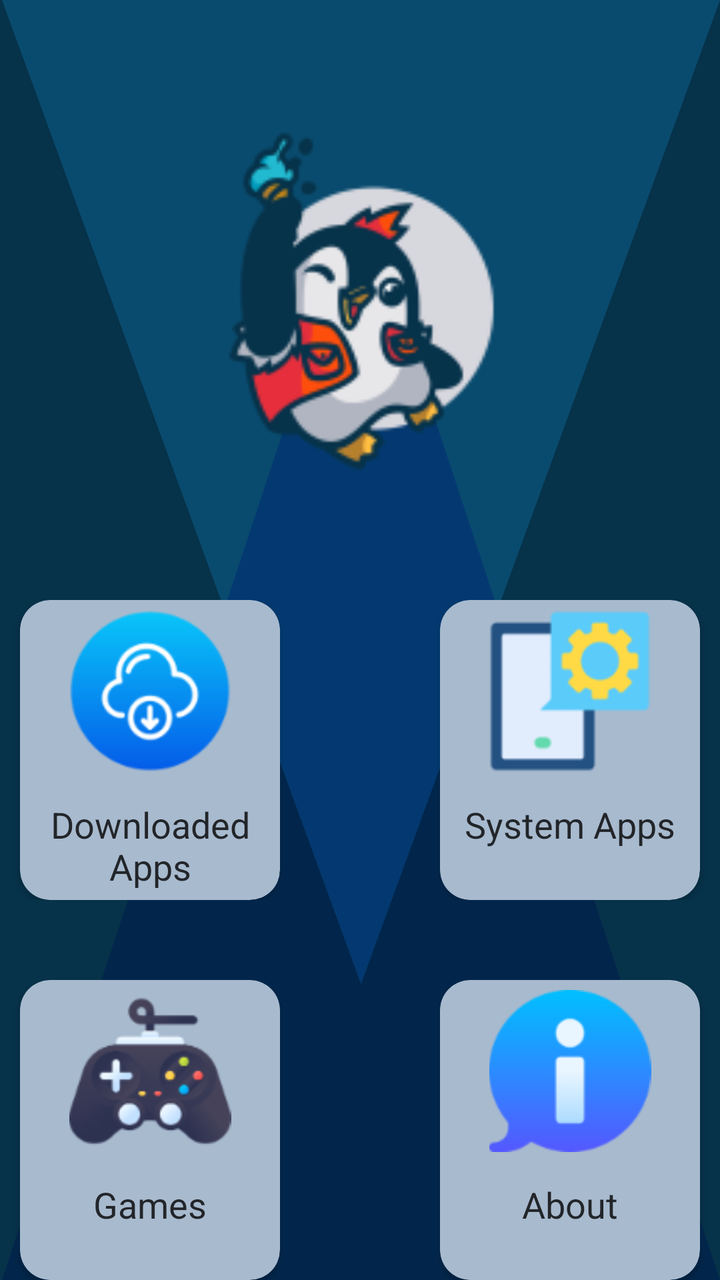
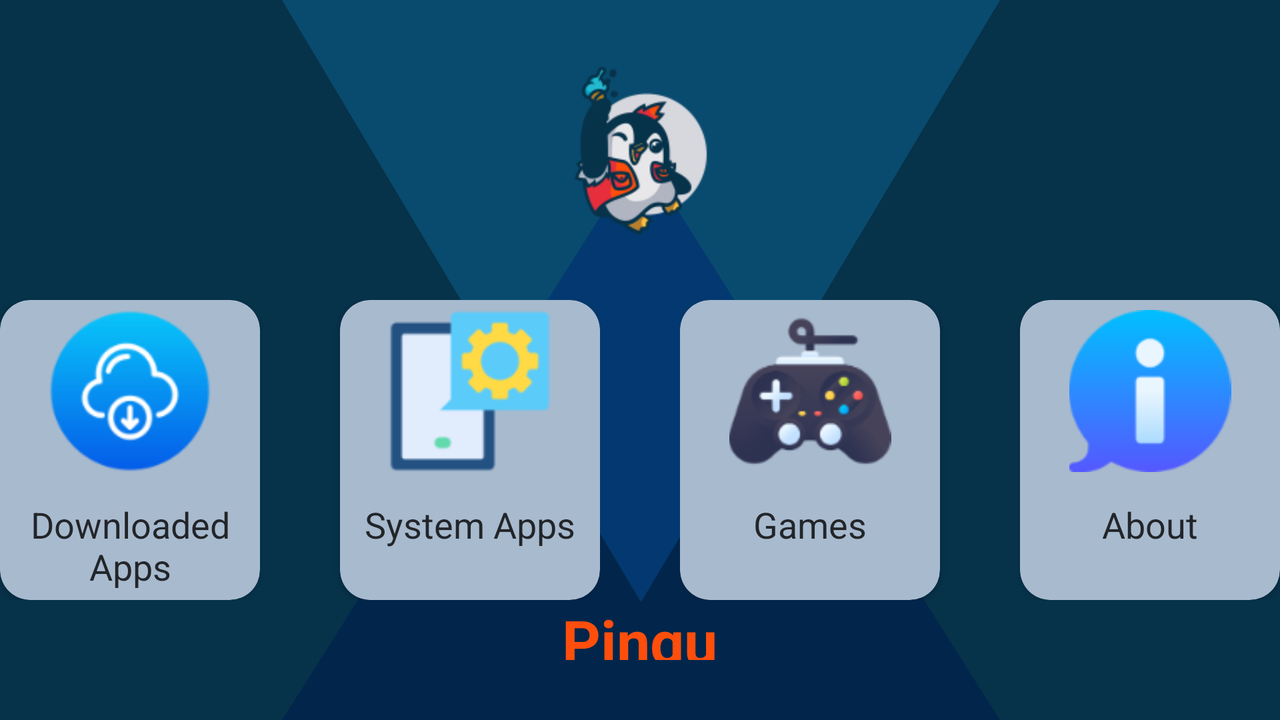

Two renders of one Android screen. The first uses the default layout on a phone; the second uses the alternative layout the repository ships for a different screen configuration, on a matching device. The two XML files are below.
<!-- AndroidManifest.xml: application theme Theme.Pingu -->
<!-- res/layout/activity_home.xml -->
<?xml version="1.0" encoding="utf-8"?>
<LinearLayout xmlns:android="http://schemas.android.com/apk/res/android"
    xmlns:app="http://schemas.android.com/apk/res-auto"
    xmlns:tools="http://schemas.android.com/tools"
    android:layout_width="match_parent"
    android:layout_height="match_parent"
    android:orientation="vertical"
    android:layout_gravity="center"
    android:background="@drawable/home_screen_bak_without_logo"
    tools:context=".HomeActivity">

       <LinearLayout
           android:layout_width="match_parent"
           android:layout_height="wrap_content"
           android:layout_gravity="top"
           android:gravity="top"
           android:orientation="vertical">

           <ImageView
               android:layout_width="match_parent"
               android:layout_height="300dp"
               android:layout_gravity="center"
               android:id="@+id/as"
               android:src="@mipmap/ic_launcher_app_icon_new_foreground">
           </ImageView>

       </LinearLayout>
    <LinearLayout
        android:layout_width="match_parent"
        android:layout_height="wrap_content"
        android:orientation="vertical"
        android:gravity="center">
        <LinearLayout
            android:layout_width="match_parent"
            android:layout_height="wrap_content"
            android:id="@+id/L1"
            android:gravity="center"
            android:layout_gravity="center"
            android:orientation="horizontal">

            <androidx.cardview.widget.CardView
                android:id="@+id/CardDownloadApps"
                android:layout_width="130dp"
                android:layout_height="150dp"
                android:layout_marginTop="0dp"
                android:layout_marginLeft="0dp"
                android:layout_marginRight="40dp"
                app:cardCornerRadius="15dp"
                app:cardBackgroundColor="#A8BACE"
                android:clickable="true"
                android:foreground="?android:attr/selectableItemBackground">

                <TextView
                    android:id="@+id/info_text1"
                    android:layout_width="match_parent"
                    android:layout_height="wrap_content"
                    android:layout_marginTop="100dp"
                    android:textAlignment="center"
                    android:textSize="18sp"
                    android:alpha="0.8"
                    android:textColor="@color/black"
                    android:text="Downloaded Apps"/>

                <ImageView
                    android:id="@+id/imageView"
                    android:layout_marginTop="5dp"
                    android:layout_width="match_parent"
                    android:layout_height="81dp"
                    app:srcCompat="@drawable/ic_download_apps" />
            </androidx.cardview.widget.CardView>

            <androidx.cardview.widget.CardView
                xmlns:card_view="http://schemas.android.com/apk/res-auto"
                android:id="@+id/CardSystemApp"
                android:layout_width="130dp"
                android:layout_height="150dp"
                android:layout_marginTop="0dp"
                android:layout_marginLeft="40dp"
                card_view:cardCornerRadius="15dp"
                app:cardBackgroundColor="#A8BACE"
                android:clickable="true"
                android:foreground="?android:attr/selectableItemBackground">

                <TextView
                    android:id="@+id/info_text2"
                    android:layout_width="match_parent"
                    android:layout_height="wrap_content"
                    android:layout_marginTop="100dp"
                    android:textSize="18sp"
                    android:alpha="0.8"
                    android:textAlignment="center"
                    android:textColor="@color/black"
                    android:text="System Apps"/>

                <ImageView
                    android:id="@+id/imageViewSysApp"
                    android:layout_marginTop="5dp"
                    android:layout_width="match_parent"
                    android:layout_height="81dp"
                    app:srcCompat="@drawable/ic_system_apps" />
            </androidx.cardview.widget.CardView>

        </LinearLayout>
        <LinearLayout
            android:layout_width="match_parent"
            android:layout_height="wrap_content"
            android:id="@+id/L2"
            android:gravity="center"
            android:layout_marginTop="40dp"
            android:orientation="horizontal">
            <androidx.cardview.widget.CardView
                xmlns:card_view="http://schemas.android.com/apk/res-auto"
                android:id="@+id/CardGames"
                android:layout_width="130dp"
                android:layout_height="150dp"
                android:layout_marginTop="0dp"
                android:layout_marginLeft="0dp"
                android:layout_marginRight="40dp"
                card_view:cardCornerRadius="15dp"
                app:cardBackgroundColor="#A8BACE"
                android:clickable="true"
                android:foreground="?android:attr/selectableItemBackground">
                <TextView
                    android:id="@+id/info_text3"
                    android:layout_width="match_parent"
                    android:layout_height="wrap_content"
                    android:textAlignment="center"
                    android:layout_marginTop="100dp"
                    android:textSize="18sp"
                    android:alpha="0.8"
                    android:textColor="@color/black"
                    android:text="Games"/>
                <ImageView
                    android:id="@+id/imageViewGame"
                    android:layout_marginTop="5dp"
                    android:layout_width="match_parent"
                    android:layout_height="81dp"
                    app:srcCompat="@drawable/ic_console_home" />
            </androidx.cardview.widget.CardView>

            <androidx.cardview.widget.CardView
                xmlns:card_view="http://schemas.android.com/apk/res-auto"
                android:id="@+id/CardAbout"
                android:layout_width="130dp"
                android:layout_height="150dp"
                android:layout_marginTop="0dp"
                android:layout_marginLeft="40dp"
                card_view:cardCornerRadius="15dp"
                app:cardBackgroundColor="#A8BACE"
                android:clickable="true"
                android:foreground="?android:attr/selectableItemBackground">
                <TextView
                    android:id="@+id/info_text4"
                    android:layout_width="match_parent"
                    android:layout_height="wrap_content"
                    android:textAlignment="center"
                    android:layout_marginTop="100dp"
                    android:textSize="18sp"
                    android:alpha="0.8"
                    android:textColor="@color/black"
                    android:text="About"/>
                <ImageView
                    android:id="@+id/imageViewAbout"
                    android:layout_marginTop="5dp"
                    android:layout_width="match_parent"
                    android:layout_height="81dp"
                    app:srcCompat="@drawable/ic_about" />
            </androidx.cardview.widget.CardView>
        </LinearLayout>

    </LinearLayout>
      <LinearLayout
          android:layout_width="match_parent"
          android:layout_height="match_parent"
          android:layout_gravity="center"
          android:gravity="bottom"
          android:orientation="vertical">
          <TextView
              android:layout_width="wrap_content"
              android:layout_height="wrap_content"
              android:textColor="#FE4E0C"
              android:layout_marginBottom="30dp"
              android:gravity="center"
              android:textSize="40sp"
              android:textStyle="bold"
              android:fontFamily="sans-serif"
              android:layout_gravity="center_horizontal"
              android:text="@string/app_name">
          </TextView>
      </LinearLayout>

</LinearLayout>
<!-- resources referenced by this layout -->
<resources>
  <!-- drawable home_screen_bak_without_logo: png bitmap (drawable-hdpi, 29327 bytes) -->
  <!-- drawable ic_about: png bitmap (drawable-hdpi, 1920 bytes) -->
  <!-- drawable ic_console_home: png bitmap (drawable-hdpi, 3418 bytes) -->
  <!-- drawable ic_download_apps: png bitmap (drawable-hdpi, 2983 bytes) -->
  <!-- drawable ic_system_apps: png bitmap (drawable-hdpi, 1808 bytes) -->
  <!-- mipmap ic_launcher_app_icon_new_foreground: png bitmap (mipmap-hdpi, 6754 bytes) -->
  <string name="app_name">Pingu</string>
  <style name="Theme.Pingu" parent="Theme.AppCompat.Light.DarkActionBar">
          
          <item name="colorPrimary">#042436</item>
          <item name="colorPrimaryVariant">@color/purple_700</item>
          <item name="colorOnPrimary">@color/white</item>
          
          <item name="colorSecondary">@color/teal_200</item>
          <item name="colorSecondaryVariant">@color/teal_700</item>
          <item name="colorOnSecondary">@color/black</item>
          
          <item name="android:statusBarColor" tools:targetApi="l">?attr/colorPrimaryVariant</item>
          
  
      </style>
</resources>
<!-- res/layout-land/activity_home.xml (the author's variant of the layout above) -->
<!-- drawn on the phone turned sideways -->
<?xml version="1.0" encoding="utf-8"?>
<LinearLayout xmlns:android="http://schemas.android.com/apk/res/android"
    xmlns:app="http://schemas.android.com/apk/res-auto"
    xmlns:tools="http://schemas.android.com/tools"
    android:layout_width="match_parent"
    android:layout_height="match_parent"
    android:orientation="vertical"
    android:layout_gravity="center"
    android:background="@drawable/home_screen_ui_bak_land"
    tools:context=".HomeActivity">

       <LinearLayout
           android:layout_width="match_parent"
           android:layout_height="wrap_content"
           android:layout_gravity="top"
           android:gravity="top"
           android:orientation="vertical">

           <ImageView
               android:layout_width="match_parent"
               android:layout_height="150dp"
               android:layout_gravity="center"
               android:id="@+id/as"
               android:src="@mipmap/ic_launcher_app_icon_new_foreground">
           </ImageView>

       </LinearLayout>
    <LinearLayout
        android:layout_width="match_parent"
        android:layout_height="wrap_content"
        android:orientation="horizontal"
        android:layout_gravity="center"
        android:gravity="center">
        <LinearLayout
            android:layout_width="wrap_content"
            android:layout_height="match_parent"
            android:id="@+id/L1"
            android:gravity="center"
            android:layout_gravity="center"
            android:orientation="horizontal">

            <androidx.cardview.widget.CardView
                android:id="@+id/CardDownloadApps"
                android:layout_width="130dp"
                android:layout_height="150dp"
                android:layout_marginTop="0dp"
                android:layout_marginLeft="0dp"
                android:layout_marginRight="40dp"
                app:cardCornerRadius="15dp"
                app:cardBackgroundColor="#A8BACE"
                android:clickable="true"
                android:foreground="?android:attr/selectableItemBackground">

                <TextView
                    android:id="@+id/info_text1"
                    android:layout_width="match_parent"
                    android:layout_height="wrap_content"
                    android:layout_marginTop="100dp"
                    android:textAlignment="center"
                    android:textSize="18sp"
                    android:alpha="0.8"
                    android:textColor="@color/black"
                    android:text="Downloaded Apps"/>

                <ImageView
                    android:id="@+id/imageView"
                    android:layout_marginTop="5dp"
                    android:layout_width="match_parent"
                    android:layout_height="81dp"
                    app:srcCompat="@drawable/ic_download_apps" />
            </androidx.cardview.widget.CardView>

            <androidx.cardview.widget.CardView
                xmlns:card_view="http://schemas.android.com/apk/res-auto"
                android:id="@+id/CardSystemApp"
                android:layout_width="130dp"
                android:layout_height="150dp"
                android:layout_marginTop="0dp"
                android:layout_marginLeft="0dp"
                card_view:cardCornerRadius="15dp"
                app:cardBackgroundColor="#A8BACE"
                android:clickable="true"
                android:foreground="?android:attr/selectableItemBackground">

                <TextView
                    android:id="@+id/info_text2"
                    android:layout_width="match_parent"
                    android:layout_height="wrap_content"
                    android:layout_marginTop="100dp"
                    android:textSize="18sp"
                    android:alpha="0.8"
                    android:textAlignment="center"
                    android:textColor="@color/black"
                    android:text="System Apps"/>

                <ImageView
                    android:id="@+id/imageViewSysApp"
                    android:layout_marginTop="5dp"
                    android:layout_width="match_parent"
                    android:layout_height="81dp"
                    app:srcCompat="@drawable/ic_system_apps" />
            </androidx.cardview.widget.CardView>

        </LinearLayout>
        <LinearLayout
            android:layout_width="wrap_content"
            android:layout_height="match_parent"
            android:id="@+id/L2"
            android:gravity="center"
            android:layout_marginTop="0dp"
            android:layout_marginLeft="40dp"
            android:orientation="horizontal">
            <androidx.cardview.widget.CardView
                xmlns:card_view="http://schemas.android.com/apk/res-auto"
                android:id="@+id/CardGames"
                android:layout_width="130dp"
                android:layout_height="150dp"
                android:layout_marginTop="0dp"
                android:layout_marginLeft="0dp"
                android:layout_marginRight="40dp"
                card_view:cardCornerRadius="15dp"
                app:cardBackgroundColor="#A8BACE"
                android:clickable="true"
                android:foreground="?android:attr/selectableItemBackground">
                <TextView
                    android:id="@+id/info_text3"
                    android:layout_width="match_parent"
                    android:layout_height="wrap_content"
                    android:textAlignment="center"
                    android:layout_marginTop="100dp"
                    android:textSize="18sp"
                    android:alpha="0.8"
                    android:textColor="@color/black"
                    android:text="Games"/>
                <ImageView
                    android:id="@+id/imageViewGame"
                    android:layout_marginTop="5dp"
                    android:layout_width="match_parent"
                    android:layout_height="81dp"
                    app:srcCompat="@drawable/ic_console_home" />
            </androidx.cardview.widget.CardView>

            <androidx.cardview.widget.CardView
                xmlns:card_view="http://schemas.android.com/apk/res-auto"
                android:id="@+id/CardAbout"
                android:layout_width="130dp"
                android:layout_height="150dp"
                android:layout_marginTop="0dp"
                android:layout_marginLeft="0dp"
                card_view:cardCornerRadius="15dp"
                app:cardBackgroundColor="#A8BACE"
                android:clickable="true"
                android:foreground="?android:attr/selectableItemBackground">
                <TextView
                    android:id="@+id/info_text4"
                    android:layout_width="match_parent"
                    android:layout_height="wrap_content"
                    android:textAlignment="center"
                    android:layout_marginTop="100dp"
                    android:textSize="18sp"
                    android:alpha="0.8"
                    android:textColor="@color/black"
                    android:text="About"/>
                <ImageView
                    android:id="@+id/imageViewAbout"
                    android:layout_marginTop="5dp"
                    android:layout_width="match_parent"
                    android:layout_height="81dp"
                    app:srcCompat="@drawable/ic_about" />
            </androidx.cardview.widget.CardView>
        </LinearLayout>

    </LinearLayout>
      <LinearLayout
          android:layout_width="match_parent"
          android:layout_height="match_parent"
          android:layout_gravity="center"
          android:gravity="bottom"
          android:orientation="vertical">
          <TextView
              android:layout_width="wrap_content"
              android:layout_height="wrap_content"
              android:textColor="#FE4E0C"
              android:layout_marginBottom="30dp"
              android:gravity="center"
              android:textSize="30sp"
              android:textStyle="bold"
              android:fontFamily="sans-serif"
              android:layout_gravity="center_horizontal"
              android:text="@string/app_name">
          </TextView>
      </LinearLayout>

</LinearLayout>
<!-- resources referenced by the variant -->
<!-- as the phone turned sideways resolves them -->
<resources>
  <!-- drawable home_screen_ui_bak_land: png bitmap (drawable-hdpi, 24082 bytes) -->
  <!-- drawable ic_about: png bitmap (drawable-hdpi, 1920 bytes) -->
  <!-- drawable ic_console_home: png bitmap (drawable-hdpi, 3418 bytes) -->
  <!-- drawable ic_download_apps: png bitmap (drawable-hdpi, 2983 bytes) -->
  <!-- drawable ic_system_apps: png bitmap (drawable-hdpi, 1808 bytes) -->
  <!-- mipmap ic_launcher_app_icon_new_foreground: png bitmap (mipmap-hdpi, 6754 bytes) -->
  <string name="app_name">Pingu</string>
  <style name="Theme.Pingu" parent="Theme.AppCompat.Light.DarkActionBar">
          
          <item name="colorPrimary">#042436</item>
          <item name="colorPrimaryVariant">@color/purple_700</item>
          <item name="colorOnPrimary">@color/white</item>
          
          <item name="colorSecondary">@color/teal_200</item>
          <item name="colorSecondaryVariant">@color/teal_700</item>
          <item name="colorOnSecondary">@color/black</item>
          
          <item name="android:statusBarColor" tools:targetApi="l">?attr/colorPrimaryVariant</item>
          
  
      </style>
</resources>
